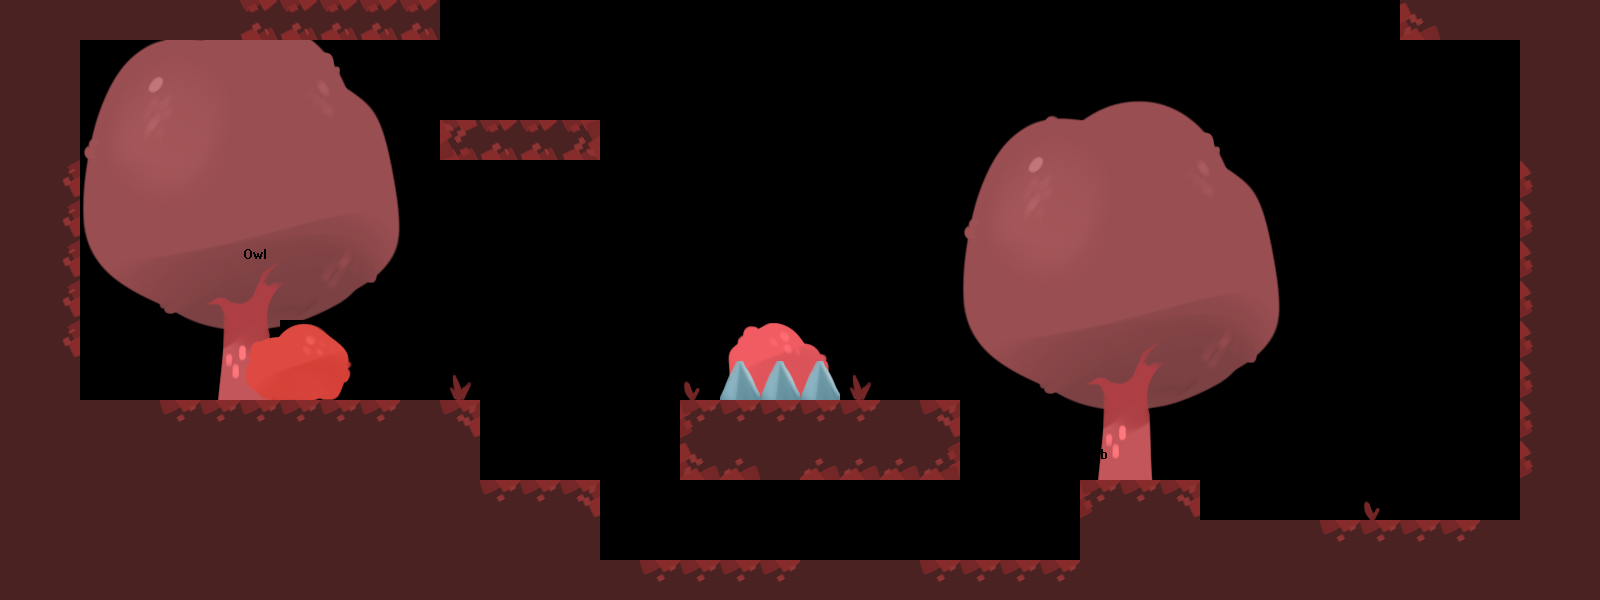

A level layout from a 2D game, rendered from its tile map. Below: a short description, then the map file with tile-grid data replaced by summaries:
An orthogonal 40x15 tile map with 40x40 px tiles, 5 tile layers (Bg1, Bg2, Bg3, Solid Tiles, ...).

<map version="1.0" orientation="orthogonal" renderorder="right-down" width="40" height="15" tilewidth="40" tileheight="40" nextobjectid="1">
 <tileset firstgid="1" name="Tileset" tilewidth="40" tileheight="40" tilecount="540">
  <image source="../images/tileset.png" width="1800" height="480" />
 </tileset>
 <layer name="Bg1" width="40" height="15">
  <data>[600 cells, 147 non-empty, 82 distinct tile ids]</data>
 </layer>
 <layer name="Bg2" width="40" height="15">
  <data>[600 cells, 12 non-empty, 12 distinct tile ids]</data>
 </layer>
 <layer name="Bg3" width="40" height="15">
  <data>[600 cells, 4 non-empty, 2 distinct tile ids]</data>
 </layer>
 <layer name="Solid Tiles" width="40" height="15">
  <data>[600 cells, 186 non-empty, 12 distinct tile ids]</data>
 </layer>
 <layer name="PCs" width="40" height="15">
  <data>[600 cells, 10 non-empty, 8 distinct tile ids]</data>
 </layer>
</map>
